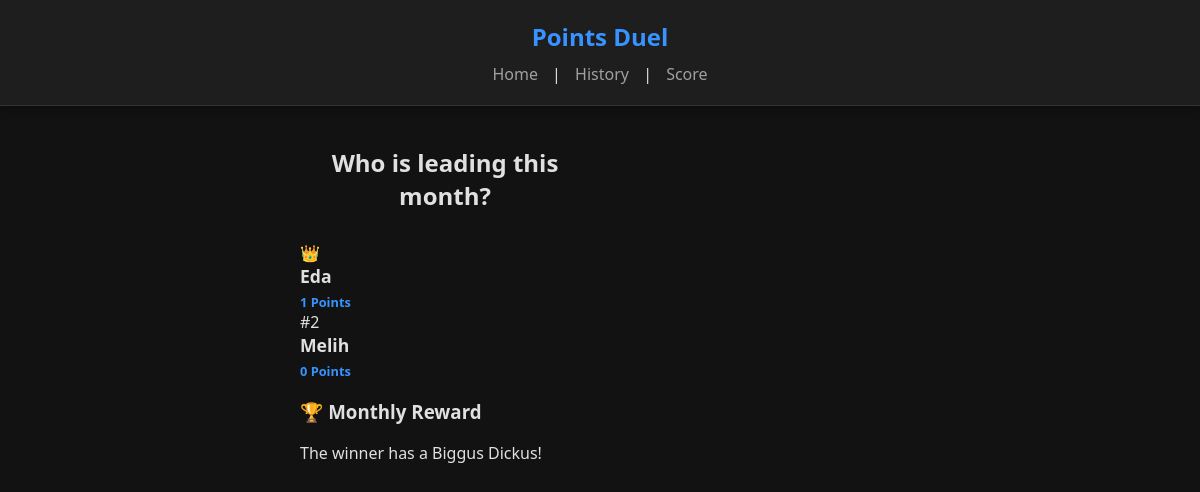
The app's page /scoreboard with its own data.
### app.py (models this page shows)
class User(db.Model):
    id = db.Column(db.Integer, primary_key=True)
    username = db.Column(db.String(50), unique=True, nullable=False)
    points = db.Column(db.Integer, default=0)

### app.py (the view)
@app.route('/scoreboard')
def scoreboard():
    users = User.query.order_by(User.points.desc()).all()
    return render_template('scoreboard.html', users=users)

### templates/scoreboard.html (shortened to what this page needs)
<!DOCTYPE html>
<html lang="en">
<head>
    <link rel="stylesheet" href="{{ url_for('static', filename='style.css') }}">
</head>
<body>
    <header>
        <h1>Points Duel</h1>
        <nav>
            <a href="{{ url_for('index') }}">Home</a> |
            <a href="{{ url_for('history') }}">History</a> |
            <a href="{{ url_for('scoreboard') }}">Score</a>
        </nav>
    </header>
    <main>
        <div class="scoreboard-container">
            <h2 style="text-align: center; margin-bottom: 30px;">Who is leading this month?</h2>
            <div class="score-list">
                {% for user in users %}
                <div class="score-card {% if loop.first and user.points > 0 %}winner{% endif %}">
                    <div class="rank">
                        {% if loop.first and user.points > 0 %}
                            <span class="crown">👑</span>
                        {% else %}
                            <span class="number">#{{ loop.index }}</span>
                        {% endif %}
                    </div>
                    <div class="user-details">
                        <span class="username">{{ user.username }}</span>
                    </div>
                    <div class="user-points">
                        <span class="pts">{{ user.points }}</span>
                        <span class="label">Points</span>
                    </div>
                </div>
                {% endfor %}
            </div>
            <div class="reward-box">
                <h3>🏆 Monthly Reward</h3>
                <p>The winner has a Biggus Dickus!</p>
            </div>
        </div>
    </main>
</body>
</html>

### static/style.css (style rules this page uses)
:root { --primary-color: #3793ff; --success-color: #4cd964; --bg-dark: #121212; --bg-card: #1e1e1e; --bg-input: #2c2c2c; --text-main: #e0e0e0; --text-muted: #a0a0a0; --border-color: #333333; }
body { font-family: 'Segoe UI', Roboto, Helvetica, Arial, sans-serif; background-color: var(--bg-dark); color: var(--text-main); margin: 0; padding: 0; display: flex; flex-direction: column; align-items: center; min-height: 100vh; }
header { background-color: var(--bg-card); width: 100%; padding: 20px 0; text-align: center; box-shadow: 0 4px 10px rgba(0,0,0,0.3); margin-bottom: 20px; border-bottom: 1px solid var(--border-color); }
header h1 { margin: 0; font-size: 1.5rem; color: var(--primary-color); }
nav { margin-top: 10px; }
nav a { text-decoration: none; color: var(--text-muted); font-weight: 500; margin: 0 10px; transition: color 0.2s; }
main { width: 95%; max-width: 600px; padding-bottom: 40px; }
.user-points { font-size: 0.8rem; color: var(--primary-color); margin-top: 5px; font-weight: bold; }
.username { font-weight: bold; font-size: 1.1rem; }
@media (min-width: 768px) { main { display: grid; grid-template-columns: 1fr 1fr; gap: 20px; } }
@media (min-width: 768px) { header, .view-nav, .filter-section, .stats-overview { grid-column: span 2; } }
:root { --accent-personal: #bb86fc; --accent-personal-dark: #9965f4; --bg-dark-card: #1e1e1e; }
:root { --accent-household: #03dac6; --accent-personal: #bb86fc; --bg-card: #1e1e1e; }

### records on screen
User: username "Eda", points "1"
User: username "Melih", points "0"
